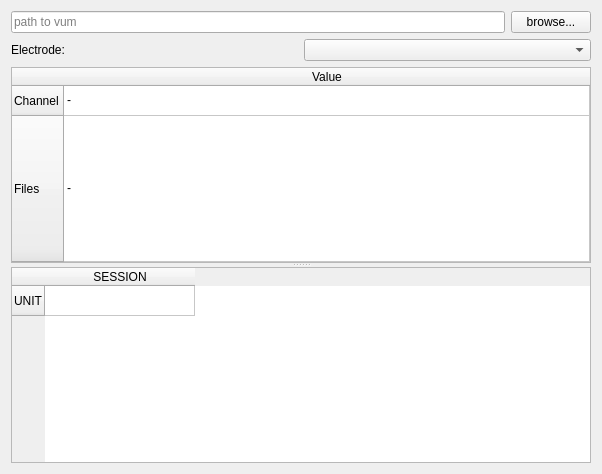
<?xml version="1.0" encoding="UTF-8"?>
<ui version="4.0">
 <class>VumV</class>
 <widget class="QWidget" name="VumV">
  <property name="geometry">
   <rect>
    <x>0</x>
    <y>0</y>
    <width>602</width>
    <height>474</height>
   </rect>
  </property>
  <property name="windowTitle">
   <string>VUM Viewer</string>
  </property>
  <layout class="QGridLayout" name="gridLayout_2">
   <item row="0" column="0">
    <layout class="QGridLayout" name="gridLayout">
     <item row="0" column="0">
      <layout class="QHBoxLayout" name="horizontalLayout">
       <item>
        <widget class="QLineEdit" name="pathEdit">
         <property name="readOnly">
          <bool>true</bool>
         </property>
         <property name="placeholderText">
          <string>path to vum</string>
         </property>
        </widget>
       </item>
       <item>
        <widget class="QPushButton" name="browseBtn">
         <property name="text">
          <string>browse...</string>
         </property>
        </widget>
       </item>
      </layout>
     </item>
     <item row="1" column="0">
      <layout class="QHBoxLayout" name="horizontalLayout_2">
       <item>
        <widget class="QLabel" name="label">
         <property name="text">
          <string>Electrode:</string>
         </property>
        </widget>
       </item>
       <item>
        <widget class="QComboBox" name="channelBox"/>
       </item>
      </layout>
     </item>
    </layout>
   </item>
   <item row="1" column="0">
    <widget class="QSplitter" name="splitter">
     <property name="orientation">
      <enum>Qt::Vertical</enum>
     </property>
     <widget class="QTableWidget" name="details">
      <property name="editTriggers">
       <set>QAbstractItemView::NoEditTriggers</set>
      </property>
      <property name="selectionMode">
       <enum>QAbstractItemView::NoSelection</enum>
      </property>
      <attribute name="horizontalHeaderStretchLastSection">
       <bool>true</bool>
      </attribute>
      <attribute name="verticalHeaderStretchLastSection">
       <bool>true</bool>
      </attribute>
      <row>
       <property name="text">
        <string>Channel</string>
       </property>
      </row>
      <row>
       <property name="text">
        <string>Files</string>
       </property>
      </row>
      <column>
       <property name="text">
        <string>Value</string>
       </property>
      </column>
      <item row="0" column="0">
       <property name="text">
        <string>-</string>
       </property>
      </item>
      <item row="1" column="0">
       <property name="text">
        <string>-</string>
       </property>
      </item>
     </widget>
     <widget class="QTableWidget" name="content">
      <property name="editTriggers">
       <set>QAbstractItemView::NoEditTriggers</set>
      </property>
      <property name="selectionMode">
       <enum>QAbstractItemView::NoSelection</enum>
      </property>
      <attribute name="horizontalHeaderCascadingSectionResizes">
       <bool>false</bool>
      </attribute>
      <attribute name="horizontalHeaderDefaultSectionSize">
       <number>150</number>
      </attribute>
      <attribute name="verticalHeaderDefaultSectionSize">
       <number>30</number>
      </attribute>
      <row>
       <property name="text">
        <string>UNIT</string>
       </property>
      </row>
      <column>
       <property name="text">
        <string>SESSION</string>
       </property>
      </column>
     </widget>
    </widget>
   </item>
  </layout>
  <zorder>browseBtn</zorder>
  <zorder>pathEdit</zorder>
  <zorder>content</zorder>
  <zorder>details</zorder>
  <zorder>label</zorder>
  <zorder>channelBox</zorder>
  <zorder>label</zorder>
 </widget>
 <tabstops>
  <tabstop>browseBtn</tabstop>
  <tabstop>pathEdit</tabstop>
  <tabstop>content</tabstop>
 </tabstops>
 <resources/>
 <connections/>
</ui>
